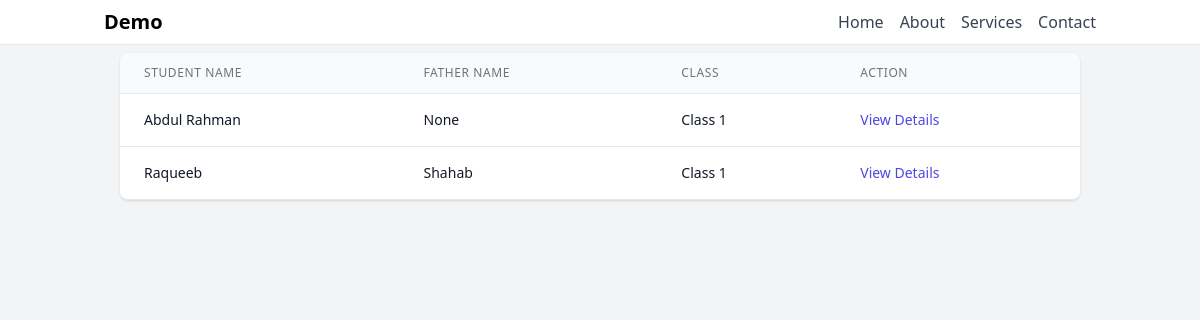
Screenshot of /all-students/ with the database file from the repository.
### Student_app/models.py (models this page shows, shortened)
class Student(models.Model):
    name = models.CharField(max_length=100)
    father_name = models.CharField(max_length=100, null=True)
    roll_no = models.IntegerField(unique=True)
    standard = models.ForeignKey(Class, on_delete=models.CASCADE)
    date_of_birth = models.DateField(null=True, blank=True)
    email = models.EmailField(null=True, blank=True)
    address = models.TextField(null=True, blank=True)
    phone_number = models.IntegerField(null=True, blank=True)
    photo = models.ImageField(upload_to="student-photos", null=True)

class Class(models.Model):
    name = models.CharField(max_length=50, unique=True)
    section = models.CharField(max_length=10, null=True, blank=True)
    def __str__(self):
        return f"{self.name} {self.section if self.section else ''}"

### Student_app/views.py (the view)
# urls.py: path('all-students/', All_Students, name="allStudents"),
def All_Students(request):
    queryset = Student.objects.all() #retriving data
    context = {'students': queryset} #sending data
    return render(request, 'all_students.html',context)

### Student_app/templates/all_students.html (shortened to what this page needs)
<!DOCTYPE html>
<html lang="en">
<head>
    <script src="https://cdn.tailwindcss.com"></script>
    <link rel="stylesheet" href="https://cdn.jsdelivr.net/npm/tailwindcss@2.2.19/dist/tailwind.min.css">
</head>
<body class="bg-gray-100">
<nav class="bg-white border-b border-gray-200">
  <div class="container mx-auto px-4 py-2 flex justify-between items-center">
    <div class="text-xl font-bold">Demo</div>
    <div class="hidden md:flex space-x-4">
      <a href="#" class="text-gray-700 hover:text-blue-500">Home</a>
      <a href="#" class="text-gray-700 hover:text-blue-500">About</a>
      <a href="#" class="text-gray-700 hover:text-blue-500">Services</a>
      <a href="#" class="text-gray-700 hover:text-blue-500">Contact</a>
    </div>
  </div>
</nav>
<div class="container mx-auto">
    <div class="flex flex-col">
        <div class="overflow-x-auto">
            <div class="py-2 align-middle inline-block min-w-full sm:px-6 lg:px-8">
                <div class="shadow overflow-hidden border-b border-gray-200 sm:rounded-lg">
                    <table class="min-w-full divide-y divide-gray-200">
                        <thead class="bg-gray-50">
                            <tr>
                                <th scope="col" class="px-6 py-3 text-left text-xs font-medium text-gray-500 uppercase tracking-wider">
                                    Student Name
                                </th>
                                <th scope="col" class="px-6 py-3 text-left text-xs font-medium text-gray-500 uppercase tracking-wider">
                                    Father Name
                                </th>
                                <th scope="col" class="px-6 py-3 text-left text-xs font-medium text-gray-500 uppercase tracking-wider">
                                    Class
                                </th>
                                <th scope="col" class="px-6 py-3 text-left text-xs font-medium text-gray-500 uppercase tracking-wider">
                                    Action
                                </th>
                            </tr>
                        </thead>
                        <tbody class="bg-white divide-y divide-gray-200">
                            {% for student in students %}
                            <tr>
                                <td class="px-6 py-4 whitespace-nowrap text-sm text-gray-900">
                                    {{student.name}}
                                </td>
                                <td class="px-6 py-4 whitespace-nowrap text-sm text-gray-900">
                                    {{student.father_name}}
                                </td>
                                <td class="px-6 py-4 whitespace-nowrap text-sm text-gray-900">
                                    {{student.standard}}
                                </td>
                                <td class="px-6 py-4 whitespace-nowrap text-sm font-medium">
                                    <a href="/details/{{student.id}}/" class="text-indigo-600 hover:text-indigo-900">View Details</a>
                                </td>
                            </tr>
                            {% endfor %}
                        </tbody>
                    </table>
                </div>
            </div>
        </div>
    </div>
</div>
</body>
</html>

### rows the page displays
Student: name "Abdul Rahman", father_name "None", standard "Class 1"
Student: name "Raqueeb", father_name "Shahab", standard "Class 1"
